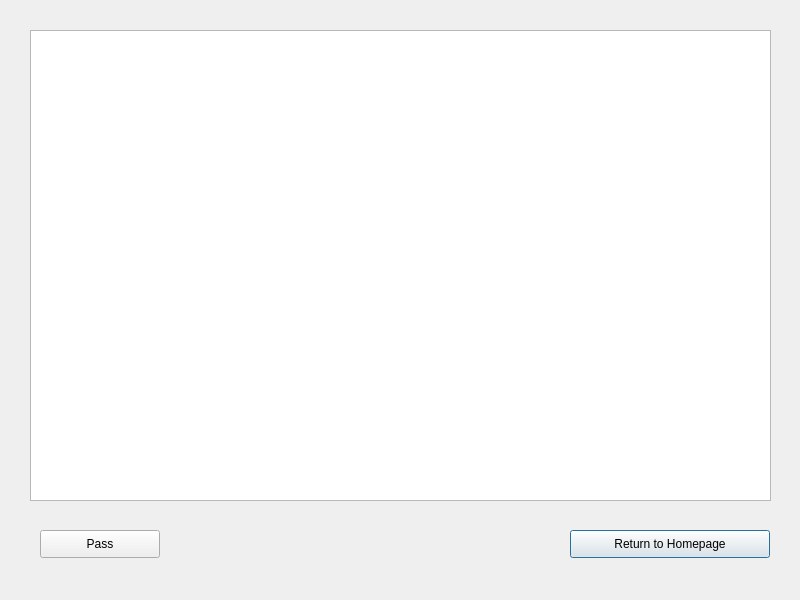
<?xml version="1.0" encoding="UTF-8"?>
<ui version="4.0">
 <class>PfmPmtPage</class>
 <widget class="QDialog" name="PfmPmtPage">
  <property name="geometry">
   <rect>
    <x>0</x>
    <y>0</y>
    <width>800</width>
    <height>600</height>
   </rect>
  </property>
  <property name="windowTitle">
   <string>Dialog</string>
  </property>
  <widget class="QTableView" name="tableView">
   <property name="geometry">
    <rect>
     <x>30</x>
     <y>30</y>
     <width>741</width>
     <height>471</height>
    </rect>
   </property>
  </widget>
  <widget class="QPushButton" name="ToHomPageBtn">
   <property name="geometry">
    <rect>
     <x>570</x>
     <y>530</y>
     <width>200</width>
     <height>28</height>
    </rect>
   </property>
   <property name="text">
    <string>Return to Homepage</string>
   </property>
  </widget>
  <widget class="QPushButton" name="PassBtn">
   <property name="geometry">
    <rect>
     <x>40</x>
     <y>530</y>
     <width>120</width>
     <height>28</height>
    </rect>
   </property>
   <property name="text">
    <string>Pass</string>
   </property>
  </widget>
 </widget>
 <resources/>
 <connections/>
</ui>
